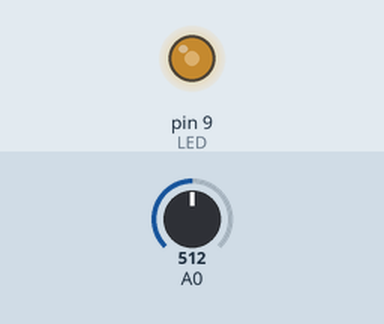
A sketch run on a simulated Arduino Uno, built with avr-gcc and run on an emulated ATmega328P. On the bench: output pins drawn as LEDs (lit = HIGH). The test bench sets the inputs (shaded band); at power-on: A0 = 512.

Above: at 1.2 s.
1.3 s: A0 set to 306
At 1.9 s:
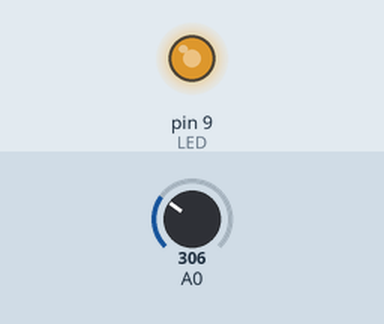
2.8 s: A0 set to 122
At 4.0 s:
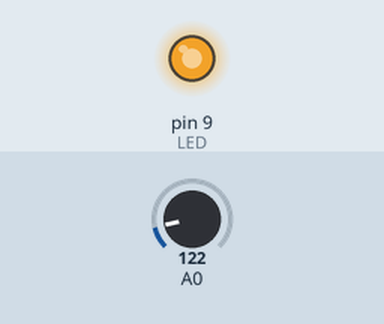
4.3 s: A0 set to 900
At 5.4 s:
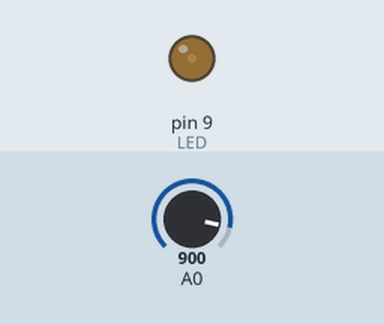
5.8 s: A0 set to 1023
At 6.5 s:
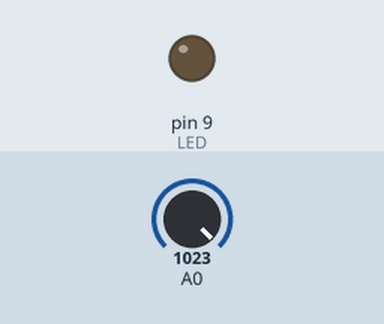
Timing chart, 0 to 8.3 s (numbered marks = the images above; inputs shaded):
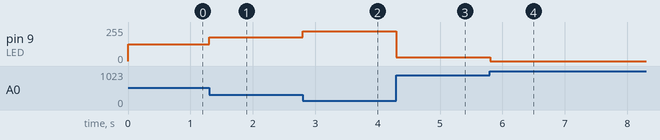

The sketch:

sketch_5.3.1.ino
```cpp
const int LED = 9; // the pin for the LED
int val = 0; // variable used to store the value // coming from the sensor
void setup()
{
  pinMode(LED, OUTPUT); // LED is as an OUTPUT
  Serial.begin(9600);

// Note: Analogue pins are
  // automatically set as inputs
}

void loop()  {

  val = (analogRead(0)); // Divides input 0-1023 to resemble to 0-255

  analogWrite(LED, 255-val/4);
  // The delay can be change to get the desired dimming effect
  delay(5);
}
```

Measured:
- after the input at 1.3 s, pin 9 (LED): 127/255 → 179/255 at once
- after the input at 2.8 s, pin 9 (LED): 179/255 → 225/255 at once
- after the input at 4.3 s, pin 9 (LED): 225/255 → 30/255 at once
- after the input at 5.8 s, pin 9 (LED): 30/255 → 0/255 at once
